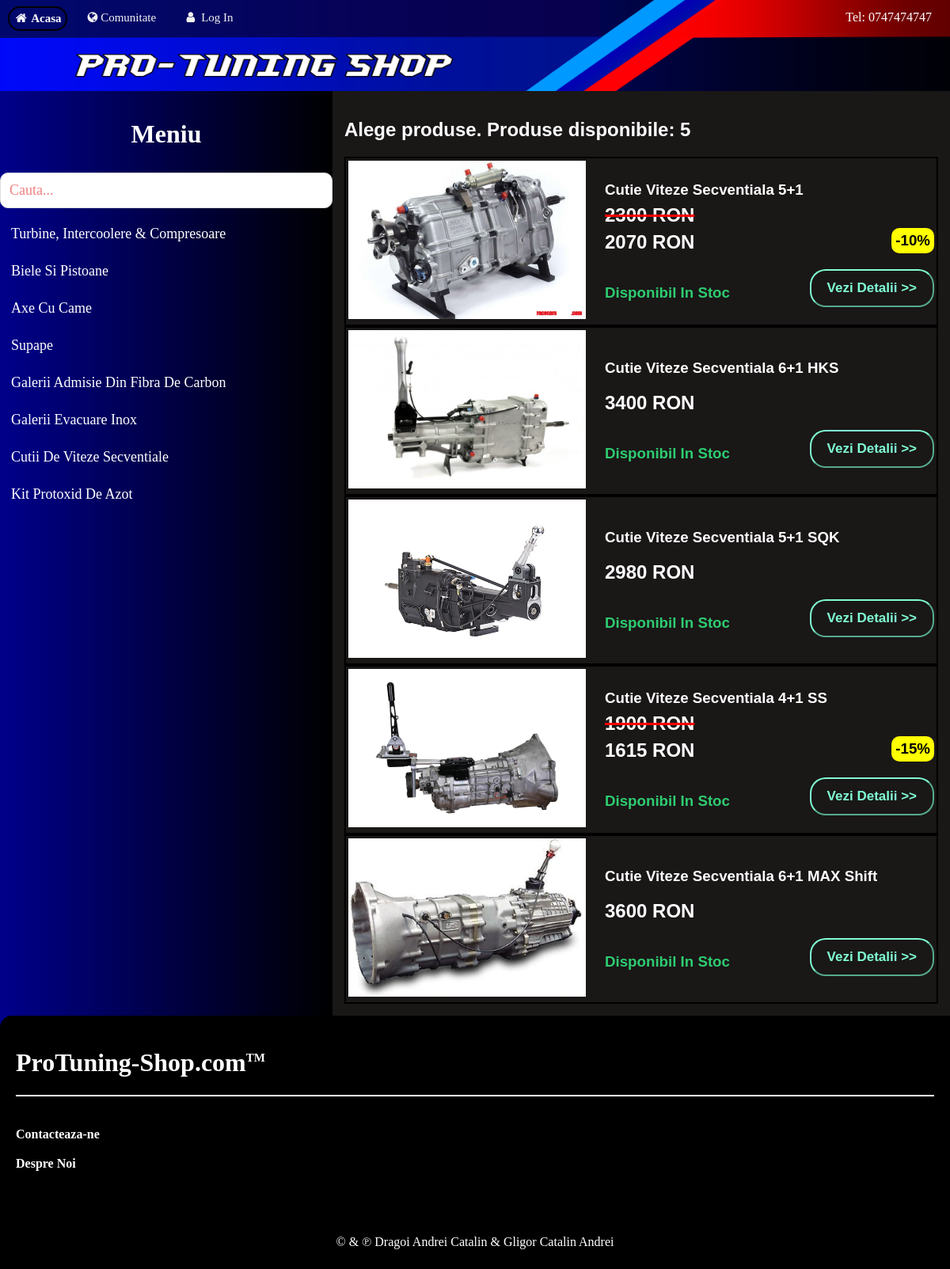
Page /aux7.php on the committed database.
### tables this page shows
CREATE TABLE `produse` (
  `id_prod` int(40) NOT NULL,
  `denumire` varchar(255) NOT NULL,
  `descriere` varchar(255) NOT NULL,
  `pret` int(40) NOT NULL,
  `stoc` int(40) NOT NULL,
  `categorie` int(40) NOT NULL,
  `imagine` varchar(255) NOT NULL,
  `discount` int(40) NOT NULL
);

### aux7.php (the view, shortened to what this page needs)
<?php
include("conecting_to_database.php");
?>
<!DOCTYPE html>
<html>
<head>
                    <link rel="stylesheet" href="https://cdnjs.cloudflare.com/ajax/libs/font-awesome/4.7.0/css/font-awesome.min.css">
                   <link type="text/css" rel="stylesheet" href="ceseu.css" >
                   <link type="text/css" rel="stylesheet" href="form_tab.css" >
                   <link type="text/css" rel="stylesheet" href="format_imagine.css" >
                   <link type="text/css" rel="stylesheet" href="main_style.css" >
</head>
<body>
   <?php
    include("topnavigation.php");
    ?>
        <div class="row">
             <?php include ("search.php") ?>
          <div class="right" style="background-color:#1A1717;">
              <?php
                $sql = "SELECT COUNT(categorie) FROM produse WHERE categorie=7";
                $result = $conn->query($sql);
                if ($result->num_rows > 0 && $row = $result->fetch_assoc())
                {
                    ?>
                    <h2 style="color: white;">Alege produse. Produse disponibile: <?php echo $row['COUNT(categorie)'];?></h2>
                    <?php
              }
              $sql = "SELECT id_prod, denumire, descriere, imagine, pret, imagine, stoc, discount FROM produse where categorie=7";
            $result = $conn->query($sql);
             foreach ($result as $index => $array)
             {
                 $id=$array['imagine'];
                 ?>
                            <center><table style="border:2px solid black;" >
                          <tr>
                                <td id="formatare_col_unu"><img style="width:300px; height:200px" src="<?php echo $id?>"></td>
                              <td id="formatare_col_doi"> <h3 style="padding-left:20px; color:white"><?php echo $array['denumire']?>
                                  </h3>
                                  <?php
                                        if($array['discount'] && $array['stoc'])
                                        {
                                            ?>
                                            <h3 style="float:right; background-color:yellow; border-radius:10px; padding:5px;">-<?php echo $array['discount']?>%</h3>
                                               <h2 style="color:white; padding-left:20px;line-height: 2px;   text-decoration: line-through 3px solid red;"> <?php echo $array['pret']; ?> RON</h2>
                                                  <h2 style="color:white; padding-left:20px ">
                                            <?php
                                                $p=$array['pret']-floor(($array['pret']*$array['discount'])/100);
                                                echo $p;
                                            ?> RON</h2>
                                            <?php
                                        }
                                        else
                                        {
                                            ?>
                                                 <h2 style="color:white; padding-left:20px "><?php echo $array['pret'] ?> RON</h2>
                                            <?php
                                        }
                                      ?>
                                  <?php
                                    if($array['stoc']>0)
                                    { ?> <h3 style="color:#2ECC71; padding-left:20px; float:left" > Disponibil In Stoc</h3> <?php }
                                    else
                                    { ?> <h3 style="color:#EC7063;padding-left:20px;  float:left" > Stoc Epuizat</h3> <?php }
                                 ?>
                                  <a href="aux1_1.php?record=<?php echo $array['id_prod']?>"> <button id="alo">Vezi Detalii >></button> </a>
                              </td>
                          </tr>
                          </table></center>
              <?php
            }
              ?>
          </div>
        </div>
        <?php include("subsol.php") ?>
</body
</html>

### ceseu.css (style rules this page uses)
body { margin: 0; font-family: Arial, Helvetica, sans-serif; background-image: linear-gradient(to right, darkblue, black); }
::placeholder { color: lightcoral; font-family: verdana; }

### form_tab.css (style rules this page uses)
#formatare_col_unu { width: 200px; height: 200px; }
#formatare_col_doi { width: 600px; height: 200px; }

### main_style.css (style rules this page uses)
* { box-sizing: border-box; }
.row { display: flex; }
.right { flex: 65%; padding: 15px; }

### aux7.php (style rules this page uses)
#alo { padding: 12px 20px; background-color: transparent; color: aquamarine; border-color: aquamarine; font-size: 17px; border-radius: 20px; font-weight:bold; float: right; }

### rows in the picture
produse: imagine (picture), denumire "Cutie Viteze Secventiala 5+1", discount "10", pret "2300", p "2070", stoc "Disponibil In Stoc"
produse: imagine (picture), denumire "Cutie Viteze Secventiala 6+1 HKS", pret "3400", stoc "Disponibil In Stoc"
produse: imagine (picture), denumire "Cutie Viteze Secventiala 5+1 SQK", pret "2980", stoc "Disponibil In Stoc"
produse: imagine (picture), denumire "Cutie Viteze Secventiala 4+1 SS", discount "15", pret "1900", p "1615", stoc "Disponibil In Stoc"
produse: imagine (picture), denumire "Cutie Viteze Secventiala 6+1 MAX Shift", pret "3600", stoc "Disponibil In Stoc"

### other values in the picture
$row['COUNT(categorie)'] "5"
